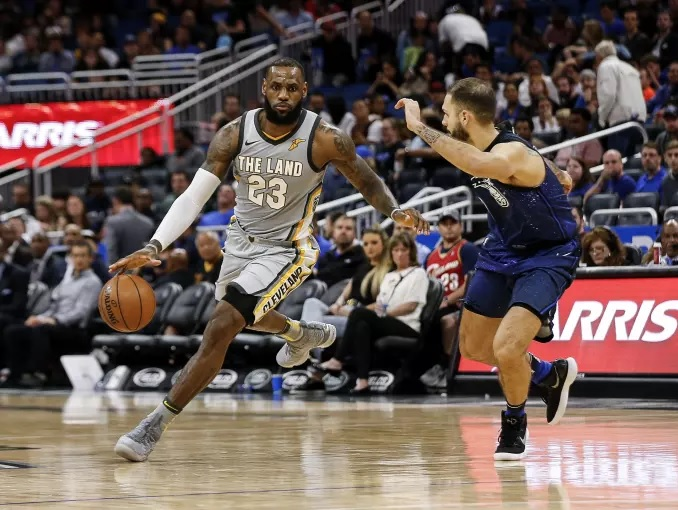
#> input picture canny-edge-detection/lebron.jpg, 678 x 510 px
$ python detect_edge_canny.py --image lebron.jpg
#> lines starting #> are read from the running program, lines starting #| are printed output that depends on the picture
# USAGE
# python detect_edge_canny.py --image lebron.jpg

# import the necessary packages
import numpy as np
import argparse
import cv2

# construct the argument parse and parse the arguments
ap = argparse.ArgumentParser()
ap.add_argument("-i", "--image", help = "path to the image")
args = vars(ap.parse_args())

# load the image
image = cv2.imread(args["image"])
#> image is the input picture: shape (510, 678, 3); mean B, G, R 86.4, 91.3, 107.9

canny_edges_image = cv2.Canny(image, 100, 200)
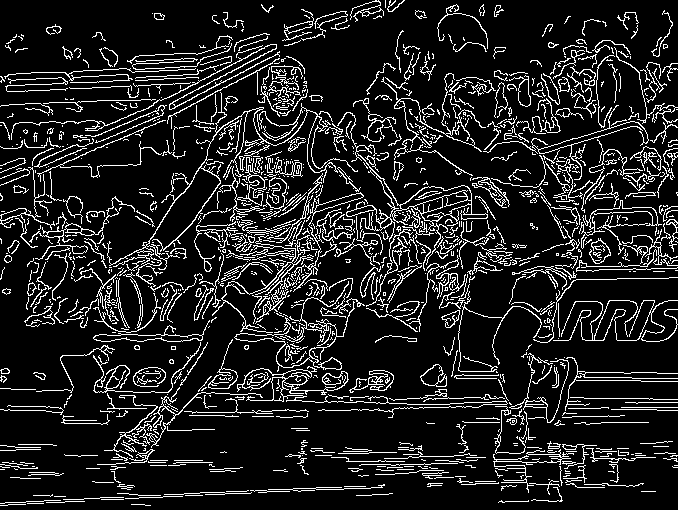
#> canny_edges_image: shape (510, 678); 12.9% white in thin lines or dots

cv2.imshow("Canny edge detection", canny_edges_image)
cv2.waitKey(0)
